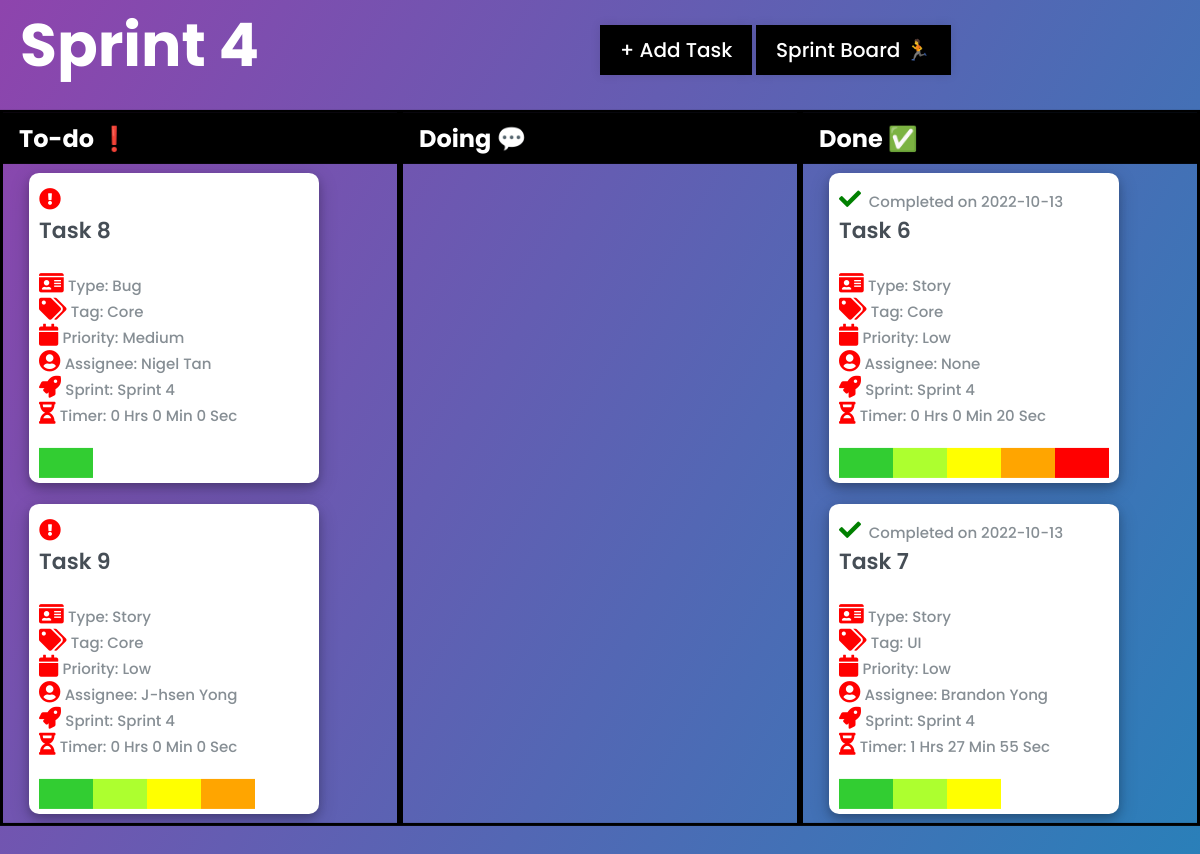
The app's page /kanban/6, older data.
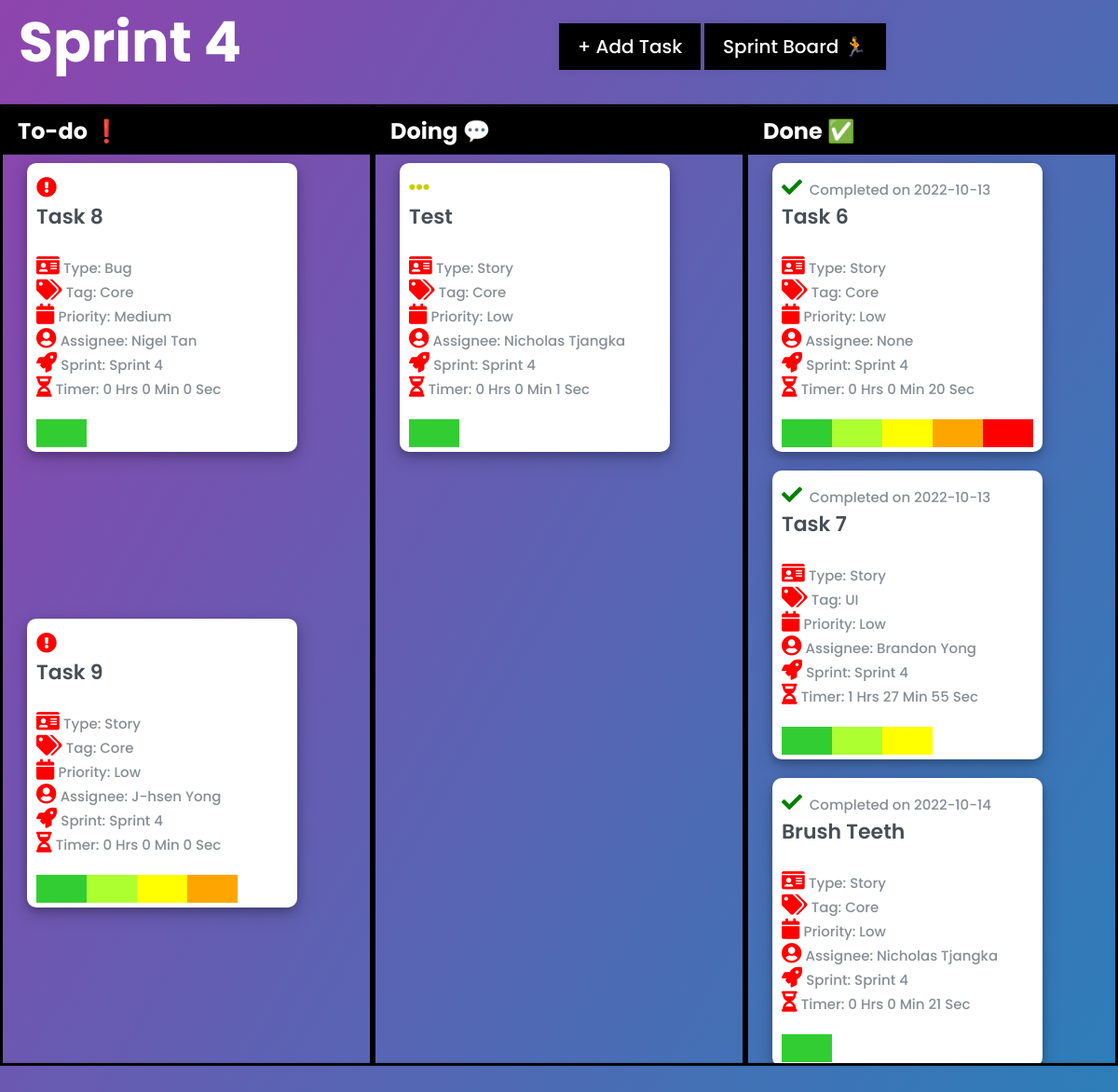
The same page, newer data.
### tables this page shows
CREATE TABLE "Sprint" (
	"sprint_id"	INTEGER NOT NULL UNIQUE,
	"sprint_name"	TEXT,
	"sprint_start"	TEXT,
	"sprint_end"	TEXT,
	"sprint_status"	TEXT,
	PRIMARY KEY("sprint_id" AUTOINCREMENT)
);

CREATE TABLE "card" (
	"card_id"	INTEGER NOT NULL UNIQUE,
	"card_name"	TEXT NOT NULL,
	"card_tag"	TEXT,
	"card_priority"	TEXT,
	"card_storypoint"	TEXT,
	"card_description"	TEXT,
	"card_status"	TEXT,
	"card_start"	TEXT,
	"card_stop"	TEXT,
	"card_elapsed"	BLOB,
	"list_id"	INTEGER,
	"user_username"	TEXT,
	"sprint_id"	INTEGER,
	"card_type"	INTEGER,
	"card_timer"	BLOB DEFAULT 0,
	PRIMARY KEY("card_id" AUTOINCREMENT),
	FOREIGN KEY("user_username") REFERENCES "User"("user_username") ON DELETE SET NULL,
	FOREIGN KEY("list_id") REFERENCES "List"("list_id") ON DELETE SET NULL,
	FOREIGN KEY("sprint_id") REFERENCES "Sprint"("sprint_id") ON DELETE SET NULL
);

### app.py (the view)
@app.route('/kanban/<int:id>', methods=['GET', 'POST'])
def kanban(id):
    sprints = appDb.all_sprint()
    for sprint in sprints:
        if sprint[0] == id:
            sprint_name = sprint[1]
    tasks = appDb.all_cards()
    if request.method == "POST":
        task_id = request.form.get("add_task")
        appDb.update_card("sprint_id", id, task_id)
        return redirect(f"/kanban/{id}")
    else:
        return render_template('kanban.html', tasks=tasks, id=id, sprint_name=sprint_name, sprints=sprints)

### templates/kanban.html (shortened to what this page needs)
{% extends "base.html" %}
{% block head %}
<link rel="stylesheet" href="https://use.fontawesome.com/releases/v5.15.4/css/all.css"/>
{% endblock %}
{%block body %}
<div class="kanban_page">
    <h1>{{sprint_name}}</h1>
     <div class="todo-container" >
        <div class="status">
            <h2>To-do &#10071</h2>
            {% for task in tasks %}
            {% if task[6] == "To do" and task[12] == id %}
            <div class="miniature_card">
                <div class="front_facing">
                    {% if task[6] == "To do" %}
                        <div><i class="fa fa-exclamation-circle" style="color:red; margin-top: 5px;"></i></div>
                    {% elif task[6] == "Doing" %}
                        <div><i class="fa fa-ellipsis-h" style="color: 	#CCCC00; margin-top: 5px;"></i></div>
                    {% else %}
                        <div><i class="fa fa-check" style="color:green; margin-top: 5px;"></i></div>
                    {% endif %}
                    <div class="card_text">
                        <h3 class="name">{{task[1]}}</h3>
                        <br>
                    </div>
                    <div class="tag_type_priority">
                        <i class="fa fa-id-card"></i>
                        <span class="quote2">Type: {{task[13]}}</span>
                        <br>
                        <i class="fa fa-tags"></i>
                        <span class="quote2">Tag: {{task[2]}}</span>
                        <br>
                        <i class="fa fa-calendar"></i>
                        <span class="quote2">Priority: {{task[3]}}</span>
                        <br>
                        <i class="fa fa-user-circle"></i>
                        <span class="quote2">Assignee: {{task[11]}}</span>
                        <br>
                        <i class="fa fa-rocket"></i>
                        {% if task[12] == None %}
                            <span class="quote2">Sprint: None</span>
                        {% else %}
                            {% for sprint in sprints %}
                                {% if task[12] == sprint[0] %}
                                    <span class="quote2">Sprint: {{sprint[1]}}</span>
                                {% endif %}
                            {% endfor %}
                        {% endif %}
                        <br>
                        <i class="fa fa-hourglass-half"></i>
                        {% if task[14] == 0 %}
                            <span class="quote2">Timer: 0 Hrs 0 Min 0 Sec</span>
                        {% else %}
                            {% set time = task[14]|int() %}
                            {% set time = time - 662400 %}
                            <span class="quote2">Timer: {{time // 3600}} Hrs {{(time // 60) - (60*(time // 3600))}} Min {{time % 60}} Sec</span>
                        {% endif %}
                        <br>
                        <div class="line">
                            {% if task[4] == "1" %}
                                <span class="color-1"></span>
                            {% elif task[4] == "2" %}
                                <span class="color-1"></span>
                                <span class="color-2"></span>
                            {% elif task[4] == "3" %}
                                <span class="color-1"></span>
                                <span class="color-2"></span>
                                <span class="color-3"></span>
                            {% elif task[4] == "4" %}
                                <span class="color-1"></span>
                                <span class="color-2"></span>
                                <span class="color-3"></span>
                                <span class="color-4"></span>
                            {% else %}
                                <span class="color-1"></span>
                                <span class="color-2"></span>
                                <span class="color-3"></span>
                                <span class="color-4"></span>
                                <span class="color-5"></span>
                            {% endif %}
                        </div>
                    </div>
                </div>
            </div>
            {% endif %}
            {% endfor %}
        </div>
        <div class="status">
            <h2>Doing &#128172</h2>
            {% for task in tasks %}
            {% if task[6] == "Doing" and task[12] == id %}
            <div class="miniature_card">
                <div class="front_facing">
                    {% if task[6] == "To do" %}
                        <div><i class="fa fa-exclamation-circle" style="color:red; margin-top: 5px;"></i></div>
                    {% elif task[6] == "Doing" %}
                        <div><i class="fa fa-ellipsis-h" style="color: 	#CCCC00; margin-top: 5px;"></i></div>
                    {% else %}
                        <div><i class="fa fa-check" style="color:green; margin-top: 5px;"></i></div>
                    {% endif %}
                    <div class="card_text">
                        <h3 class="name">{{task[1]}}</h3>
                        <br>
                    </div>
                    <div class="tag_type_priority">
                        <i class="fa fa-id-card"></i>
                        <span class="quote2">Type: {{task[13]}}</span>
                        <br>
                        <i class="fa fa-tags"></i>
                        <span class="quote2">Tag: {{task[2]}}</span>
                        <br>
                        <i class="fa fa-calendar"></i>
                        <span class="quote2">Priority: {{task[3]}}</span>
                        <br>
                        <i class="fa fa-user-circle"></i>
                        <span class="quote2">Assignee: {{task[11]}}</span>
                        <br>
                        <i class="fa fa-rocket"></i>
                        {% if task[12] == None %}
                            <span class="quote2">Sprint: None</span>
                        {% else %}
                            {% for sprint in sprints %}
                                {% if task[12] == sprint[0] %}
                                    <span class="quote2">Sprint: {{sprint[1]}}</span>
                                {% endif %}
                            {% endfor %}
                        {% endif %}
                        <br>
                        <i class="fa fa-hourglass-half"></i>
                        {% if task[14] == 0 %}
                            <span class="quote2">Timer: 0 Hrs 0 Min 0 Sec</span>
                        {% else %}
                            {% set time = task[14]|int() %}
                            {% set time = time - 662400 %}
                            <span class="quote2">Timer: {{time // 3600}} Hrs {{(time // 60) - (60*(time // 3600))}} Min {{time % 60}} Sec</span>
                        {% endif %}
                        <br>
                        <div class="line">
                            {% if task[4] == "1" %}
                                <span class="color-1"></span>
                            {% elif task[4] == "2" %}
                                <span class="color-1"></span>
                                <span class="color-2"></span>
                            {% elif task[4] == "3" %}
                                <span class="color-1"></span>
                                <span class="color-2"></span>
                                <span class="color-3"></span>
                            {% elif task[4] == "4" %}
                                <span class="color-1"></span>
                                <span class="color-2"></span>
                                <span class="color-3"></span>
                                <span class="color-4"></span>
                            {% else %}
                                <span class="color-1"></span>
                                <span class="color-2"></span>
                                <span class="color-3"></span>
                                <span class="color-4"></span>
                                <span class="color-5"></span>
                            {% endif %}
                        </div>
                    </div>
                </div>
            </div>
            {% endif %}
            {% endfor %}
        </div>
        <div class="status">
            <h2>Done &#9989</h2>
            {% for task in tasks %}
            {% if task[6] == "Done" and task[12] == id %}
            <div class="miniature_card">
                <div class="front_facing">
                    {% if task[6] == "To do" %}
                        <div><i class="fa fa-exclamation-circle" style="color:red; margin-top: 5px;"></i></div>
                    {% elif task[6] == "Doing" %}
                        <div><i class="fa fa-ellipsis-h" style="color: 	#CCCC00; margin-top: 5px;"></i></div>
                    {% else %}
                    <div><i class="fa fa-check" style="color:green; margin-top: 5px;"></i><span class="quote2">&nbsp;&nbsp;Completed on {{task[9]}}</span></div>
                    {% endif %}
                    <div class="card_text">
                        <h3 class="name">{{task[1]}}</h3>
                        <br>
                    </div>
                    <div class="tag_type_priority">
                        <i class="fa fa-id-card"></i>
                        <span class="quote2">Type: {{task[13]}}</span>
                        <br>
                        <i class="fa fa-tags"></i>
                        <span class="quote2">Tag: {{task[2]}}</span>
                        <br>
                        <i class="fa fa-calendar"></i>
                        <span class="quote2">Priority: {{task[3]}}</span>
                        <br>
                        <i class="fa fa-user-circle"></i>
                        <span class="quote2">Assignee: {{task[11]}}</span>
                        <br>
                        <i class="fa fa-rocket"></i>
                        {% if task[12] == None %}
                            <span class="quote2">Sprint: None</span>
                        {% else %}
                            {% for sprint in sprints %}
                                {% if task[12] == sprint[0] %}
                                    <span class="quote2">Sprint: {{sprint[1]}}</span>
                                {% endif %}
                            {% endfor %}
                        {% endif %}
                        <br>
                        <i class="fa fa-hourglass-half"></i>
                        {% if task[14] == 0 %}
                            <span class="quote2">Timer: 0 Hrs 0 Min 0 Sec</span>
                        {% else %}
                            {% set time = task[14]|int() %}
                            {% set time = time - 662400 %}
                            <span class="quote2">Timer: {{time // 3600}} Hrs {{(time // 60) - (60*(time // 3600))}} Min {{time % 60}} Sec</span>
                        {% endif %}
                        <br>
                        <div class="line">
                            {% if task[4] == "1" %}
                                <span class="color-1"></span>
                            {% elif task[4] == "2" %}
                                <span class="color-1"></span>
                                <span class="color-2"></span>
                            {% elif task[4] == "3" %}
                                <span class="color-1"></span>
                                <span class="color-2"></span>
                                <span class="color-3"></span>
                            {% elif task[4] == "4" %}
                                <span class="color-1"></span>
                                <span class="color-2"></span>
                                <span class="color-3"></span>
                                <span class="color-4"></span>
                            {% else %}
                                <span class="color-1"></span>
                                <span class="color-2"></span>
                                <span class="color-3"></span>
                                <span class="color-4"></span>
                                <span class="color-5"></span>
                            {% endif %}
                        </div>
                    </div>
                </div>
            </div>
            {% endif %}
            {% endfor %}
    </div>
</div>
<div class="return_button">
    <a href="http://127.0.0.1:5000/sprint-board">Sprint Board &#127939</a>
</div>
<label for="add_task_check" class="show_add_task_btn2">+ Add Task</label>
{% endblock %}

### templates/base.html (shortened to what this page needs)
<!DOCTYPE html>
<html lang="en">
<head>
    <link rel="stylesheet" href="{{ url_for('static', filename='css/main.css')}}">
    {% block head %}{% endblock %}
</head>
<body>
    {% block body %}{% endblock %}
</body>
</html>

Row changes from the older to the newer data that the page shows:
added card: card_status "Doing" (drawn), card_name "Test", card_type "Story", card_tag "Core", card_priority "Low", user_username "Nicholas Tjangka", time "0", value "0", time%60 "1", Sprint (sprint_name "Sprint 4"), shown under "Doing 💬"
added card: card_elapsed "2022-10-14", card_name "Brush Teeth", card_type "Story", card_tag "Core", card_priority "Low", user_username "Nicholas Tjangka", time "0", value "0", time "21", card_storypoint "1" (drawn), Sprint (sprint_name "Sprint 4"), shown under "Done ✅"
